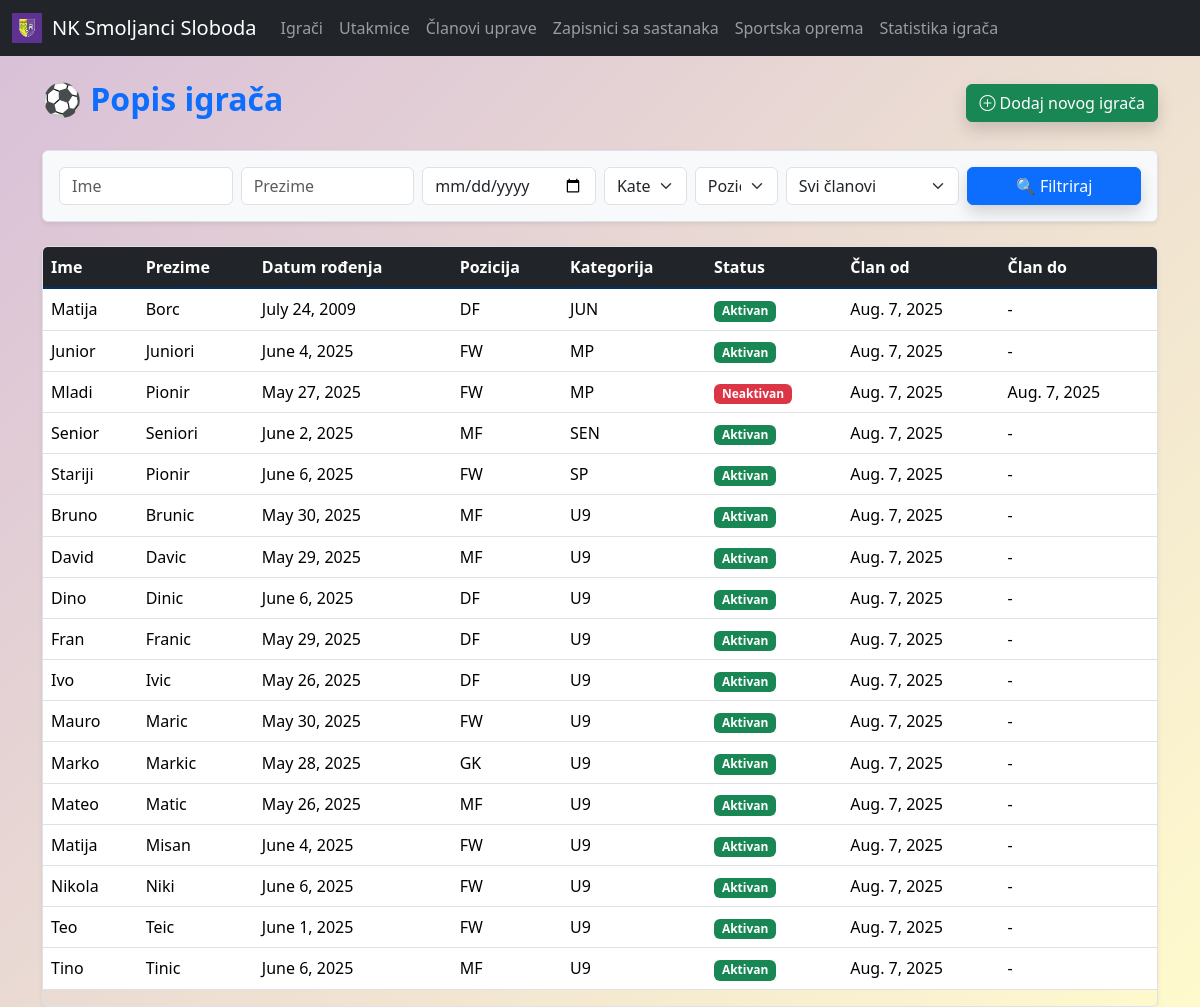
The app's page /players/, older data.
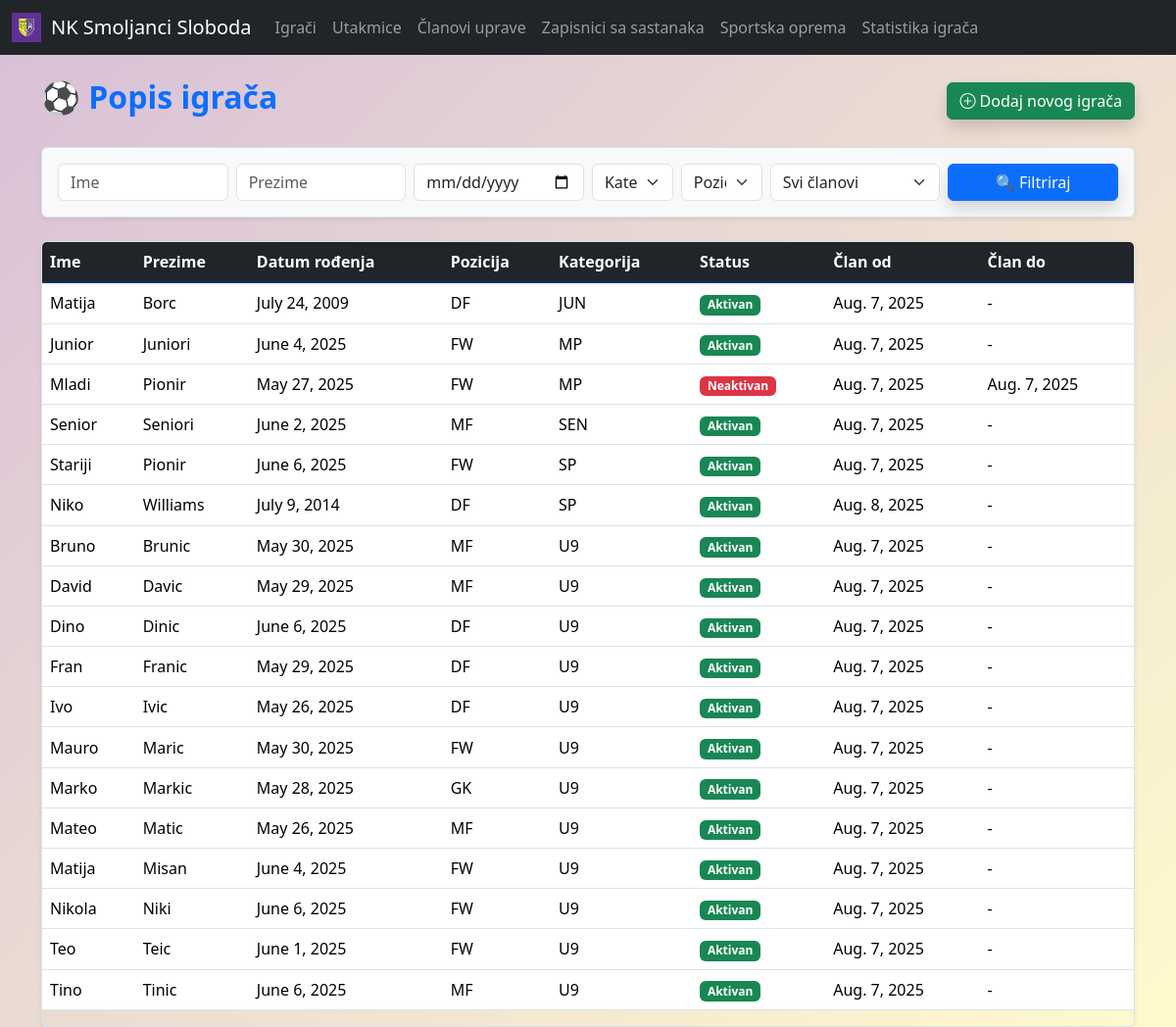
The same page, newer data.
### main/models.py (models this page shows, shortened)
class Player(models.Model):
    first_name = models.CharField(max_length=50)
    last_name = models.CharField(max_length=50)
    date_of_birth = models.DateField()
    position = models.CharField(max_length=2, choices=POSITIONS)
    category = models.CharField(max_length=3, choices=CATEGORIES, null=True, blank=True)
    goals = models.PositiveIntegerField(default=0)
    assists = models.PositiveIntegerField(default=0)
    yellow_cards = models.PositiveIntegerField(default=0)
    red_cards = models.PositiveIntegerField(default=0)
    appearances = models.PositiveIntegerField(default=0)
    is_active_member = models.BooleanField(default=True, verbose_name='Aktivan član')
    member_since = models.DateField(default=date.today, verbose_name='Član od')
    member_until = models.DateField(blank=True, null=True, verbose_name='Član do')

### main/views.py (the view)
# urls.py: path("players/", views.player_list, name="player_list"),
def player_list(request):
    players = Player.objects.all().order_by('category', 'last_name')
    category = request.GET.get('category')
    first_name = request.GET.get('first_name')
    last_name = request.GET.get('last_name')
    dob = request.GET.get('date_of_birth')
    position = request.GET.get('position')
    status = request.GET.get('status')  # Dodano za filtriranje po statusu
    if category:
        players = players.filter(category=category)
    if first_name:
        players = players.filter(first_name__icontains=first_name)
    if last_name:
        players = players.filter(last_name__icontains=last_name)
    if dob:
        players = players.filter(date_of_birth=dob)
    if position:
        players = players.filter(position=position)
    if status == 'active':
        players = players.filter(is_active_member=True)
    elif status == 'inactive':
        players = players.filter(is_active_member=False)
    return render(request, 'main/players/player_list.html', {
        'players': players,
        'filter_values': {
            'category': category,
            'first_name': first_name,
            'last_name': last_name,
            'date_of_birth': dob,
            'position': position,
            'status': status,
        },
        'categories': CATEGORIES,
        'positions': POSITIONS,
    })

### templates/main/players/player_list.html (shortened to what this page needs)
{% extends 'main/base.html' %}
{% block content %}
<div class="container my-4">
  <div class="d-flex justify-content-between align-items-center mb-4">
    <h2 class="fw-bold text-primary">⚽ Popis igrača</h2>
    <a class="btn btn-success shadow" href="{% url 'main:player_create' %}">
      <i class="bi bi-plus-circle"></i> Dodaj novog igrača
    </a>
  </div>
  <form method="get" class="p-3 mb-4 rounded shadow-sm border bg-light">
    <div class="row g-2">
      <div class="col-md-2">
        <input type="text" class="form-control" name="first_name" placeholder="Ime"
          value="{{ filter_values.first_name|default_if_none:'' }}">
      </div>
      <div class="col-md-2">
        <input type="text" class="form-control" name="last_name" placeholder="Prezime"
          value="{{ filter_values.last_name|default_if_none:'' }}">
      </div>
      <div class="col-md-2">
        <input type="date" class="form-control" name="date_of_birth" value="{{ filter_values.date_of_birth }}">
      </div>
      <div class="col-md-1">
        <select class="form-select" name="category">
          <option value="">Kategorije</option>
        </select>
      </div>
      <div class="col-md-1">
        <select class="form-select" name="position">
          <option value="">Pozicije</option>
        </select>
      </div>
      <div class="col-md-2">
        <select class="form-select" name="status">
          <option value="">Svi članovi</option>
        </select>
      </div>
      <div class="col-md-2">
        <button type="submit" class="btn btn-primary w-100 shadow">🔍 Filtriraj</button>
      </div>
    </div>
  </form>
  <div class="table-responsive shadow-sm rounded border">
    <table class="table table-hover align-middle">
      <thead class="table-dark">
        <tr>
          <th>Ime</th>
          <th>Prezime</th>
          <th>Datum rođenja</th>
          <th>Pozicija</th>
          <th>Kategorija</th>
          <th>Status</th>
          <th>Član od</th>
          <th>Član do</th>
        </tr>
      </thead>
      <tbody class="table-group-divider">
        {% for player in players %}
        <tr class="table-row-clickable" data-href="{% url 'main:player_detail' player.id %}">
          <td>{{ player.first_name }}</td>
          <td>{{ player.last_name }}</td>
          <td>{{ player.date_of_birth }}</td>
          <td>{{ player.position }}</td>
          <td>{{ player.category }}</td>
          <td>
            {% if player.is_active_member %}
              <span class="badge bg-success">Aktivan</span>
            {% else %}
              <span class="badge bg-danger">Neaktivan</span>
            {% endif %}
          </td>
          <td>{{ player.member_since|default:"-" }}</td>
          <td>{{ player.member_until|default:"-" }}</td>
        </tr>
        {% empty %}
        <tr>
          <td colspan="8" class="text-center text-muted py-4">
            Nema pronađenih igrača. 😕
          </td>
        </tr>
        {% endfor %}
      </tbody>
    </table>
  </div>
</div>
{% endblock %}

Row changes from the older to the newer data that the page shows:
added Player: first_name "Niko", last_name "Williams", date_of_birth "July 9, 2014", position "DF", category "SP", is_active_member "Aktivan", member_since "Aug. 8, 2025", member_until "-"
